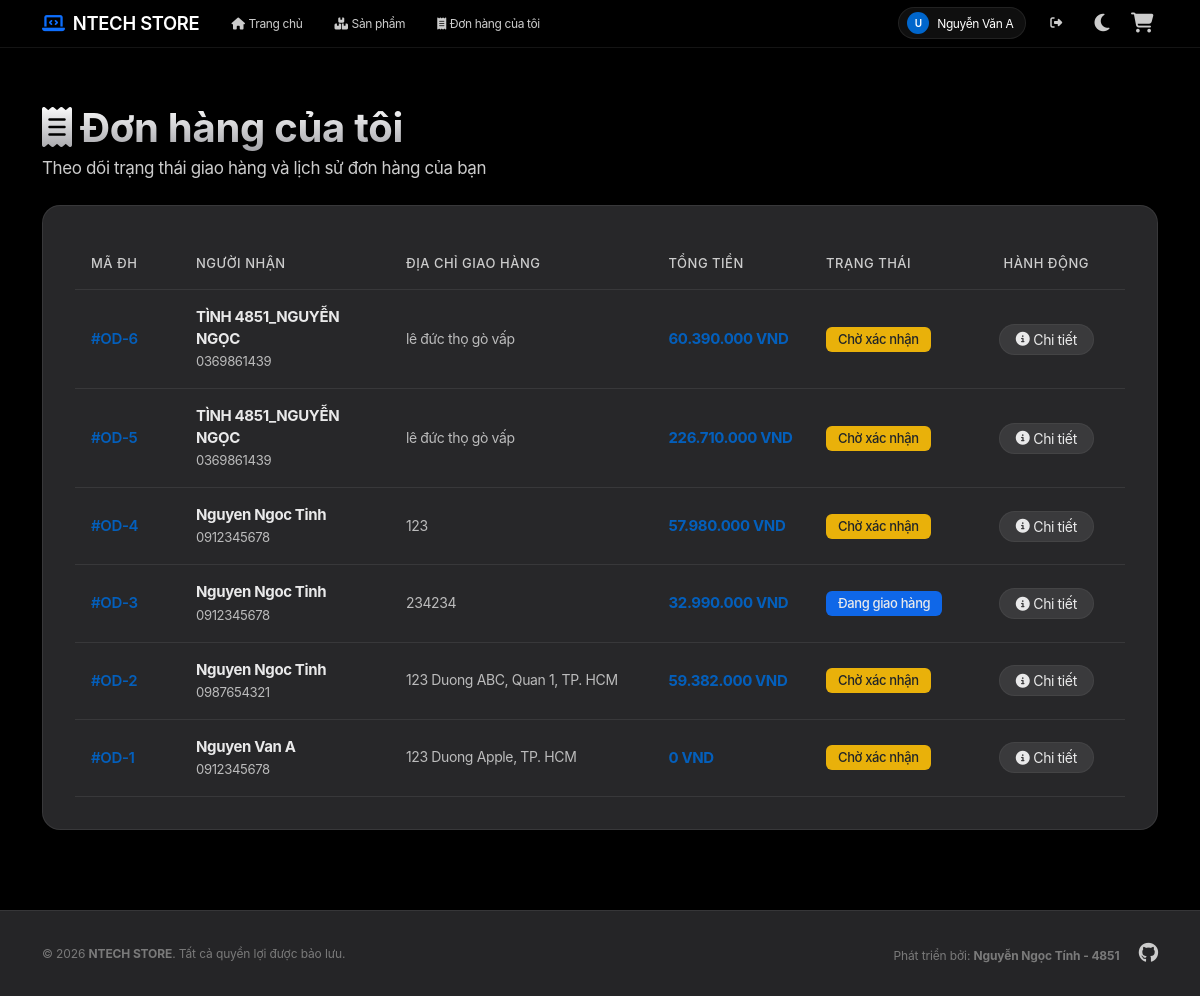
The app's page /Order (signed in), older data.
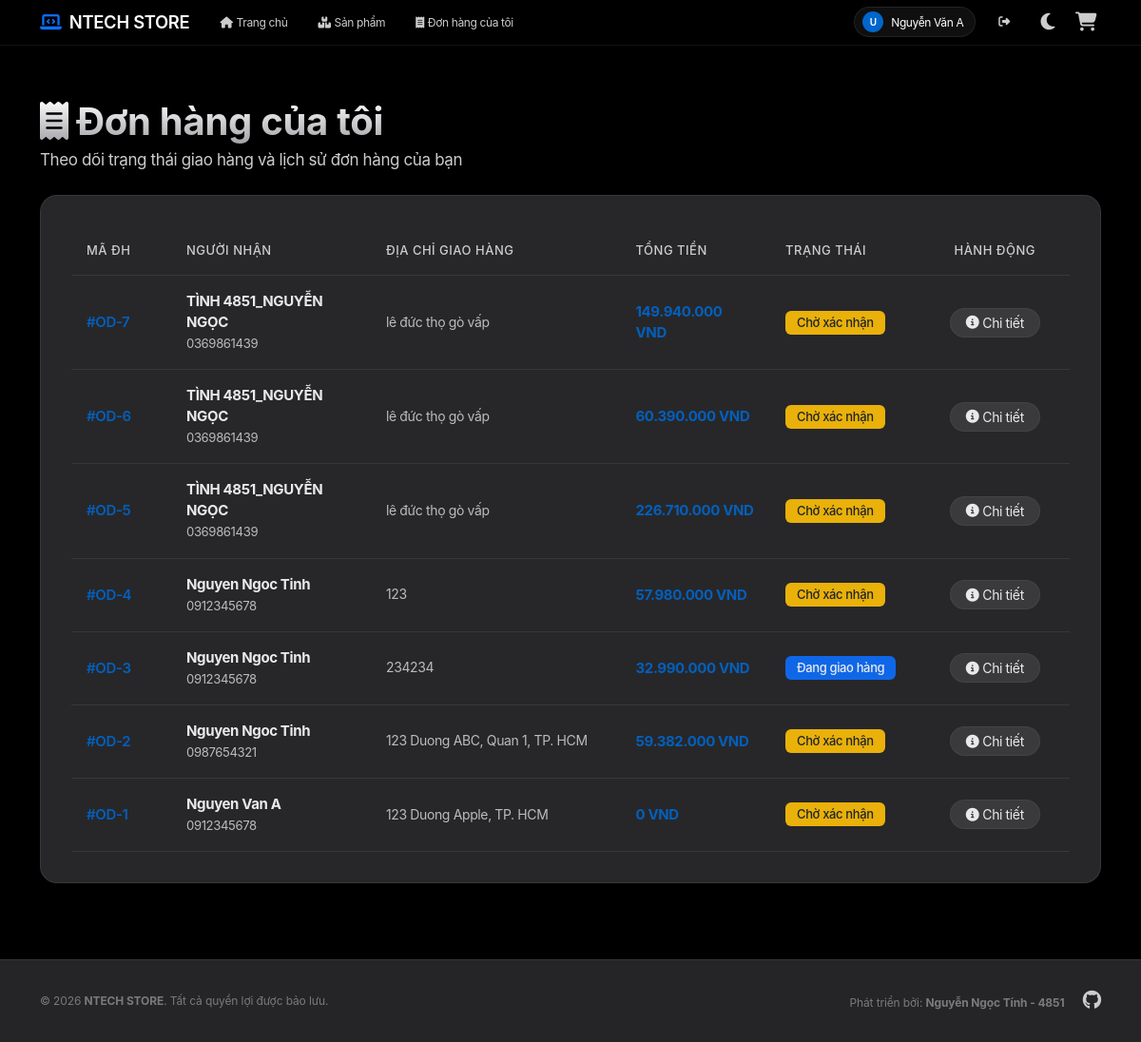
The same page, newer data.
### tables this page shows
CREATE TABLE `orders` (
  `id` int NOT NULL AUTO_INCREMENT,
  `account_id` int DEFAULT NULL,
  `name` varchar(255) NOT NULL,
  `phone` varchar(20) NOT NULL,
  `address` text NOT NULL,
  `coupon_code` varchar(50) DEFAULT NULL,
  `discount_amount` decimal(15,2) DEFAULT '0.00',
  `total_amount` decimal(15,2) DEFAULT '0.00',
  `status` varchar(50) DEFAULT 'Chờ xác nhận',
  `created_at` timestamp NULL DEFAULT CURRENT_TIMESTAMP,
  PRIMARY KEY (`id`),
  KEY `fk_orders_account` (`account_id`),
  CONSTRAINT `fk_orders_account` FOREIGN KEY (`account_id`) REFERENCES `account` (`id`) ON DELETE SET NULL
);

### index.php (called while the page is built, shortened)
<?php
$url = $_GET['url'] ?? '';
$url = rtrim($url, '/');
$url = filter_var($url, FILTER_SANITIZE_URL);
$url = explode('/', $url);
$action = isset($url[1]) && $url[1] != '' ? $url[1] : 'index';
$controller = new $controllerName();
call_user_func_array([$controller, $action], array_slice($url, 2));
?>

### app/config/database.php (called while the page is built, shortened)
<?php
class Database {
    private $host = "localhost";
    private $db_name = "my_store";
    private $username = "root";
    private $password = "";
    public function getConnection() {
        $this->conn = null;
        try {
            $this->conn = new PDO("mysql:host=" . $this->host . ";dbname=" . $this->db_name, $this->username, $this->password);
            $this->conn->exec("SET NAMES utf8mb4");
            $this->conn->setAttribute(PDO::ATTR_ERRMODE, PDO::ERRMODE_EXCEPTION);
        } catch(PDOException $exception) {
            echo "Connection error: " . $exception->getMessage();
        }
        return $this->conn;
    }
}
?>

### app/models/OrderModel.php (called while the page is built, shortened)
<?php
class OrderModel
{
    private $conn;
    private $table_name = "orders";
    public function __construct($db)
    {
        $this->conn = $db;
    }
    public function getOrdersByAccountId($accountId)
    {
        $query = "SELECT * FROM " . $this->table_name . " WHERE account_id = :account_id ORDER BY id DESC";
        $stmt = $this->conn->prepare($query);
        $stmt->bindParam(':account_id', $accountId, PDO::PARAM_INT);
        $stmt->execute();
        return $stmt->fetchAll(PDO::FETCH_OBJ);
    }
}
?>

### app/views/order/user_orders.php (the view, shortened to what the changed rows need)
<?php include 'app/views/shares/header.php'; ?>
<div class="row align-items-center mb-4">
    <div class="col-md-6">
        <h1 class="text-gradient fw-bold mb-1"><i class="fa-solid fa-receipt me-2 text-primary"></i>Đơn hàng của tôi</h1>
    </div>
</div>
<div class="glass-card">
    <?php if (empty($orders)): ?>
        <div class="text-center py-5">
            <div class="mb-3 text-muted">
                <i class="fa-solid fa-cart-shopping fs-1"></i>
            </div>
            <h5>Bạn chưa đặt đơn hàng nào</h5>
            <p class="text-muted mb-3">Hãy dạo quanh cửa hàng và chọn cho mình sản phẩm ưng ý nhé.</p>
            <a href="<?php echo BASE_URL; ?>/Product" class="btn btn-premium">
                <i class="fa-solid fa-basket-shopping me-2"></i>Mua sắm ngay
            </a>
        </div>
    <?php else: ?>
        <div class="table-responsive">
            <table class="table table-premium mb-0">
                <thead>
                    <tr>
                        <th style="width: 10%;">Mã ĐH</th>
                        <th style="width: 20%;">Người nhận</th>
                        <th style="width: 25%;">Địa chỉ giao hàng</th>
                        <th style="width: 15%;">Tổng tiền</th>
                        <th style="width: 15%;">Trạng thái</th>
                        <th style="width: 15%;" class="text-center">Hành động</th>
                    </tr>
                </thead>
                <tbody>
                    <?php foreach ($orders as $order): ?>
                        <tr>
                            <td>
                                <a href="<?php echo BASE_URL; ?>/Order/show/<?php echo $order->id; ?>" class="fw-semibold text-decoration-none" style="color: var(--primary);">
                                    #OD-<?php echo $order->id; ?>
                                </a>
                            </td>
                            <td>
                                <div><strong style="color: var(--text-main);"><?php echo htmlspecialchars($order->name, ENT_QUOTES, 'UTF-8'); ?></strong></div>
                                <small class="text-muted"><?php echo htmlspecialchars($order->phone, ENT_QUOTES, 'UTF-8'); ?></small>
                            </td>
                            <td>
                                <span class="text-muted" style="font-size: 14px; display: -webkit-box; -webkit-line-clamp: 1; -webkit-box-orient: vertical; overflow: hidden;" title="<?php echo htmlspecialchars($order->address, ENT_QUOTES, 'UTF-8'); ?>">
                                    <?php echo htmlspecialchars($order->address, ENT_QUOTES, 'UTF-8'); ?>
                                </span>
                            </td>
                            <td>
                                <strong style="color: var(--primary);"><?php echo number_format($order->total_amount, 0, ',', '.'); ?> VND</strong>
                            </td>
                            <td>
                                <?php
                                $badgeClass = 'bg-secondary';
                                if ($order->status === 'Chờ xác nhận') {
                                    $badgeClass = 'bg-warning text-dark';
                                } elseif ($order->status === 'Đang chuẩn bị hàng') {
                                    $badgeClass = 'bg-info text-dark';
                                } elseif ($order->status === 'Đang giao hàng') {
                                    $badgeClass = 'bg-primary';
                                } elseif ($order->status === 'Đã giao hàng') {
                                    $badgeClass = 'bg-success';
                                }
                                ?>
                                <span class="badge <?php echo $badgeClass; ?>" style="font-size: 13px; font-weight: 500; padding: 6px 12px; border-radius: 6px;">
                                    <?php echo htmlspecialchars($order->status, ENT_QUOTES, 'UTF-8'); ?>
                                </span>
                            </td>
                            <td class="text-center">
                                <a href="<?php echo BASE_URL; ?>/Order/show/<?php echo $order->id; ?>" class="btn btn-sm btn-glass-secondary py-1 px-3" title="Xem chi tiết">
                                    <i class="fa-solid fa-circle-info me-1"></i> Chi tiết
                                </a>
                            </td>
                        </tr>
                    <?php endforeach; ?>
                </tbody>
            </table>
        </div>
    <?php endif; ?>
</div>
<?php include 'app/views/shares/footer.php'; ?>

Row changes from the older to the newer data that the page shows:
added orders: id "7", name "TÌNH 4851_NGUYỄN NGỌC", phone "0369861439", address "lê đức thọ gò vấp", total_amount "149.940.000", status "Chờ xác nhận"
